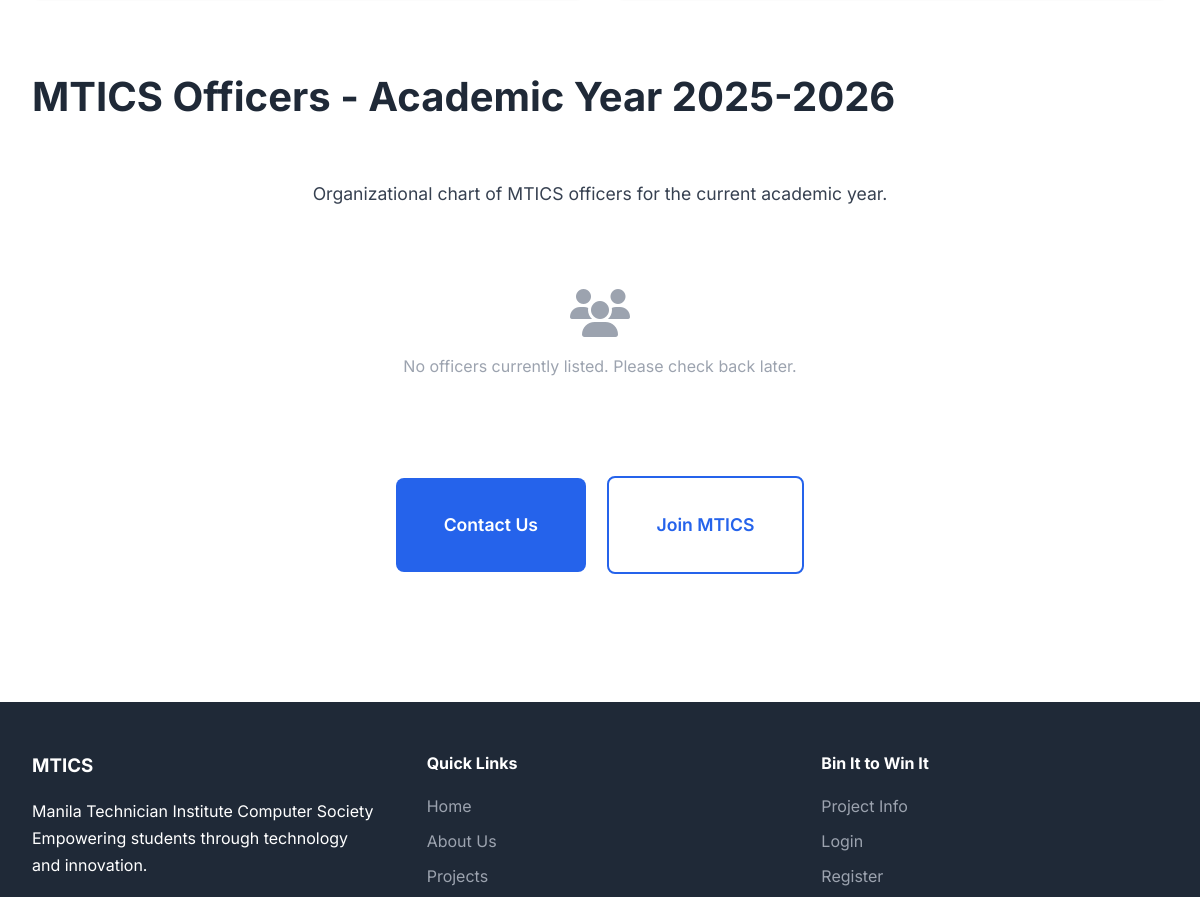
The page /about.php (middle part) on the database as committed earlier.
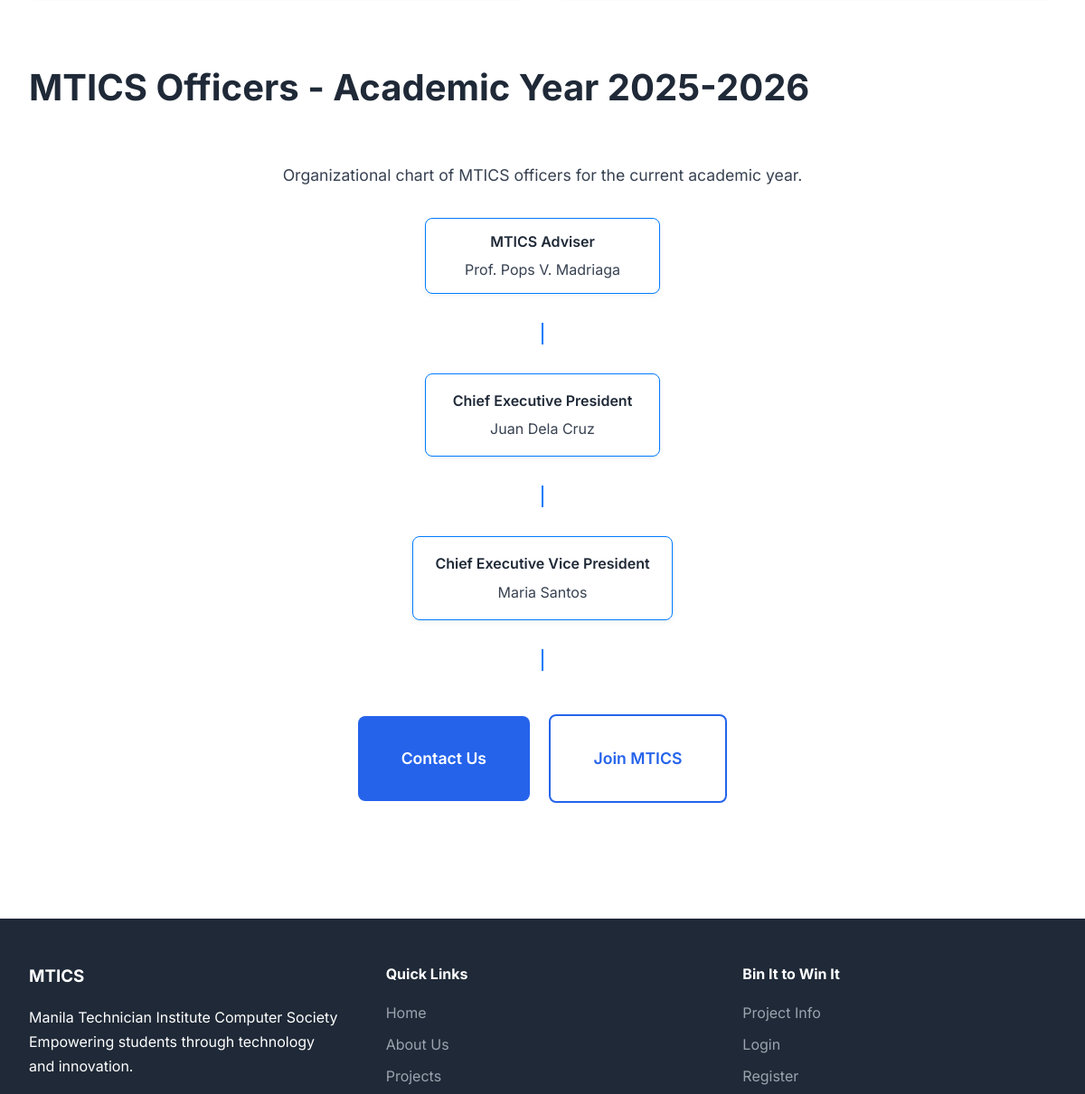
The same page on the database as committed later.
### tables this page shows
CREATE TABLE IF NOT EXISTS org_officers (
    id INT AUTO_INCREMENT PRIMARY KEY,
    full_name VARCHAR(255) NOT NULL,
    position VARCHAR(255) NOT NULL,
    profile_image VARCHAR(255),
    display_order INT DEFAULT 0,
    is_active BOOLEAN DEFAULT TRUE,
    created_at TIMESTAMP DEFAULT CURRENT_TIMESTAMP,
    updated_at TIMESTAMP DEFAULT CURRENT_TIMESTAMP ON UPDATE CURRENT_TIMESTAMP,
    INDEX idx_is_active (is_active),
    INDEX idx_display_order (display_order)
);

### about.php (the view, shortened to what the changed rows need)
<?php
$db = Database::getInstance()->getConnection();
$stmt = $db->query("SELECT * FROM org_officers WHERE is_active = 1 ORDER BY display_order ASC");
$officers = $stmt->fetchAll();
$president = array_filter($officers, fn($o) => str_contains($o['position'], 'Chief Executive President'));
$chief_vp = array_filter($officers, fn($o) => str_contains($o['position'], 'Chief Executive Vice President'));
$adviser = array_filter($officers, fn($o) => str_contains(strtolower($o['position']), 'adviser'));
include 'includes/header.php';
?>
<section class="section">
    <div class="container">
        <h2 class="section-title" style="margin-top: 4rem;">MTICS Officers - Academic Year 2025-2026</h2>
        <div style="max-width: 1000px; margin: 3rem auto;">
            <?php if (!empty($officers)): ?>
                <div style="display: flex; flex-direction: column; align-items: center; gap: 2rem;">
                    <?php if (!empty($adviser) || true): ?>
                        <div style="display:flex; justify-content:center; width:100%;">
                            <?php if (!empty($adviser)): ?>
                                <?php foreach ($adviser as $officer): ?>
                                    <div style="min-width: 260px; text-align: center; padding: 0.75rem 1rem; border-radius: 8px; background: #ffffff; box-shadow: 0 2px 6px rgba(0,0,0,0.06); border: 1px solid var(--azure-blue);">
                                        <div style="font-weight: 600; color: var(--text-dark); margin-bottom: 0.25rem;"><?php echo htmlspecialchars($officer['position']); ?></div>
                                        <div style="color: var(--dark-gray);"><?php echo htmlspecialchars($officer['full_name']); ?></div>
                                    </div>
                                <?php endforeach; ?>
                            <?php endif; ?>
                        </div>
                        <div style="width: 2px; height: 24px; background: var(--azure-blue);"></div>
                    <?php endif; ?>
                    <?php if (!empty($president)): ?>
                        <div style="display: flex; justify-content: center; width: 100%;">
                            <?php foreach ($president as $officer): ?>
                                <div style="min-width: 260px; text-align: center; padding: 1rem 1.5rem; border-radius: 8px; background: #ffffff; box-shadow: 0 2px 6px rgba(0,0,0,0.06); border: 1px solid var(--azure-blue);">
                                    <div style="font-weight: 600; color: var(--text-dark); margin-bottom: 0.25rem;"><?php echo htmlspecialchars($officer['position']); ?></div>
                                    <div style="color: var(--dark-gray);"><?php echo htmlspecialchars($officer['full_name']); ?></div>
                                </div>
                            <?php endforeach; ?>
                        </div>
                        <div style="width: 2px; height: 24px; background: var(--azure-blue);"></div>
                    <?php endif; ?>
                    <?php if (!empty($chief_vp)): ?>
                        <div style="display: flex; justify-content: center; width: 100%;">
                            <?php foreach ($chief_vp as $officer): ?>
                                <div style="min-width: 260px; text-align: center; padding: 1rem 1.5rem; border-radius: 8px; background: #ffffff; box-shadow: 0 2px 6px rgba(0,0,0,0.06); border: 1px solid var(--azure-blue);">
                                    <div style="font-weight: 600; color: var(--text-dark); margin-bottom: 0.25rem;"><?php echo htmlspecialchars($officer['position']); ?></div>
                                    <div style="color: var(--dark-gray);"><?php echo htmlspecialchars($officer['full_name']); ?></div>
                                </div>
                            <?php endforeach; ?>
                        </div>
                        <div style="width: 2px; height: 24px; background: var(--azure-blue);"></div>
                    <?php endif; ?>
                </div>
            <?php else: ?>
                <div style="text-align: center; padding: 3rem; color: var(--medium-gray);">
                    <i class="fa-solid fa-users" style="font-size: 3rem; margin-bottom: 1rem;"></i>
                    <p>No officers currently listed. Please check back later.</p>
                </div>
            <?php endif; ?>
        </div>
    </div>
</section>
<?php include 'includes/footer.php'; ?>

Rows that differ between the two databases and show on the page:
added org_officers: position "MTICS Adviser", full_name "Prof. Pops V. Madriaga", shown under "MTICS Officers - Academic Year 2025-2026"
added org_officers: position "Chief Executive President", full_name "Juan Dela Cruz"
added org_officers: position "Chief Executive Vice President", full_name "Maria Santos"
Other text that changed with them:
text no longer shown: "No officers currently listed. Please check back later."
